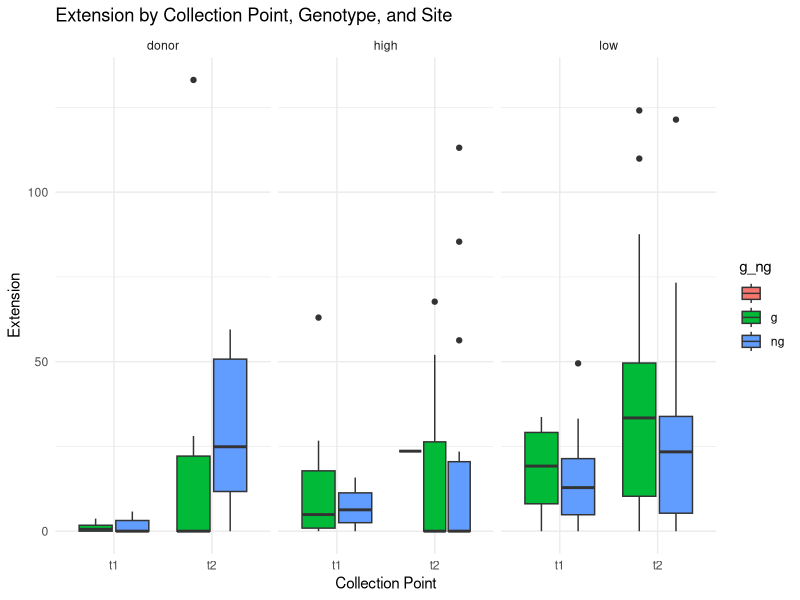
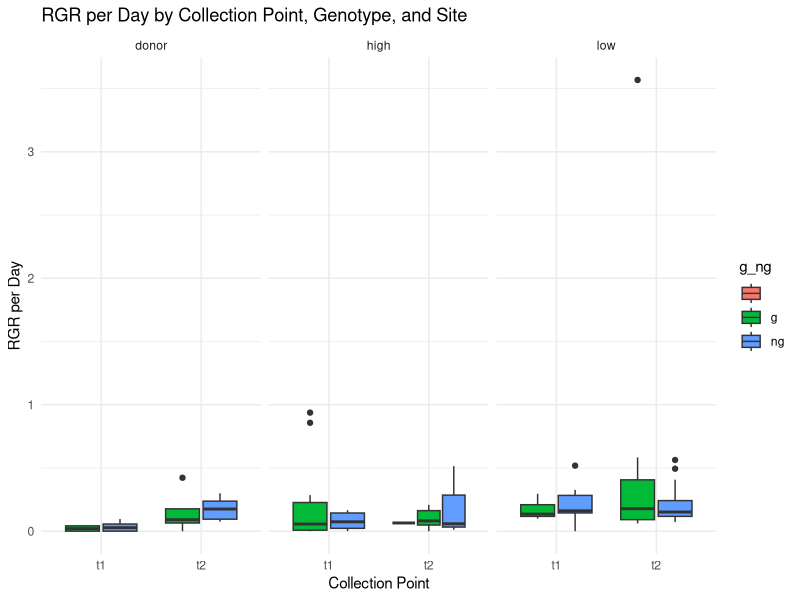

Here is the R script that generated these plots, in order:
library(tidyverse)
library(ggplot2)

#load data
data<- read.csv("raw_data/transplant_data.csv")

#filter for what I have right now
df_filtered <- data %>%
  filter(site != "", collection_point !="")

head(df_filtered)
str(df_filtered)

#clean up rgr
df_filtered <- df_filtered %>%
  mutate(rgr_perday = as.numeric(rgr_perday))

#group by site, g_ng and collection point to have quick look at extension and relative growth rate per day

ddf_summary <- df_filtered %>%
  group_by(site, g_ng, collection_point) %>%
  summarise(
    mean_extention = mean(extention, na.rm = TRUE),
    sd_extention = sd(extention, na.rm = TRUE),
    mean_rgr = mean(rgr_perday, na.rm = TRUE),
    n = n(),
    .groups = "drop")

view(ddf_summary)

library(ggplot2)

# Boxplot for extention quixck and ugly
ggplot(df_filtered, aes(x = collection_point, y = extention, fill = g_ng)) +
  geom_boxplot() +
  facet_wrap(~ site) +
  labs(
    title = "Extension by Collection Point, Genotype, and Site",
    x = "Collection Point",
    y = "Extension"
  ) +
  theme_minimal()

# Boxplot for rgr_perday quick and ugly
ggplot(df_filtered, aes(x = collection_point, y = rgr_perday, fill = g_ng)) +
  geom_boxplot() +
  facet_wrap(~ site) +
  labs(
    title = "RGR per Day by Collection Point, Genotype, and Site",
    x = "Collection Point",
    y = "RGR per Day"
  ) +
  theme_minimal()

